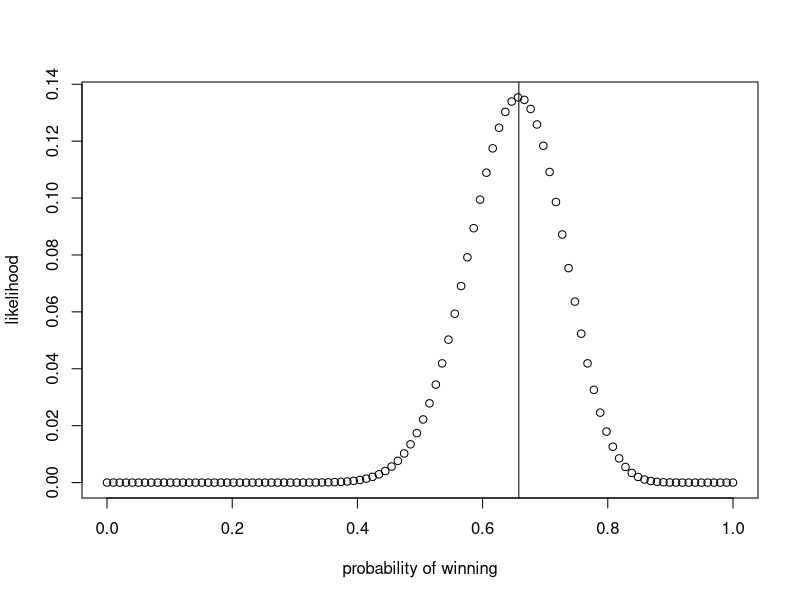
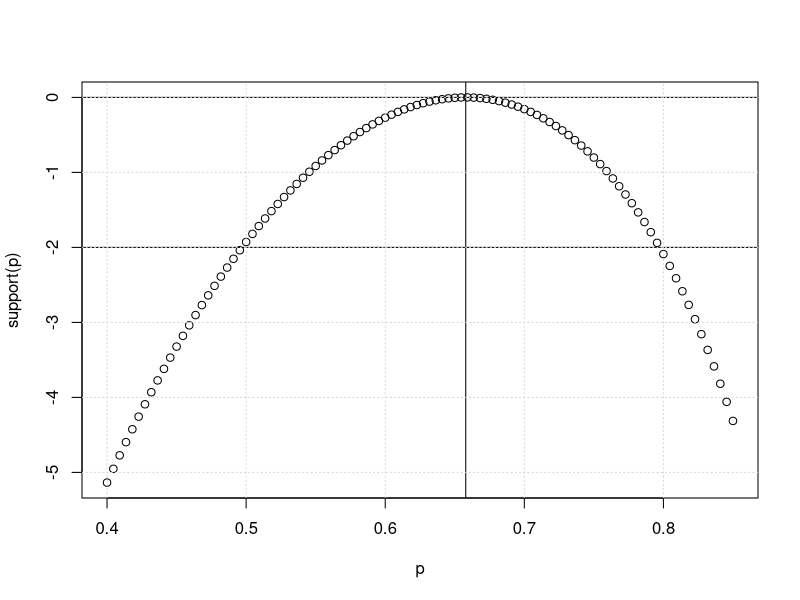
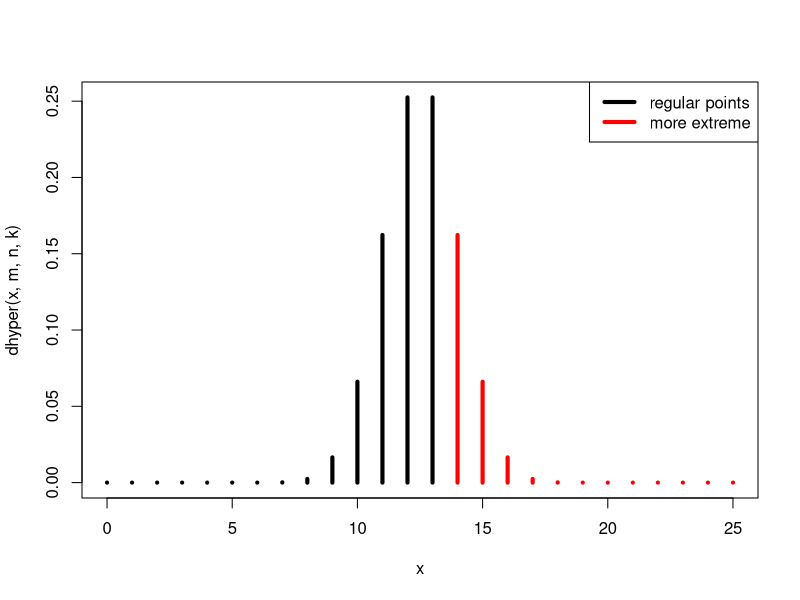
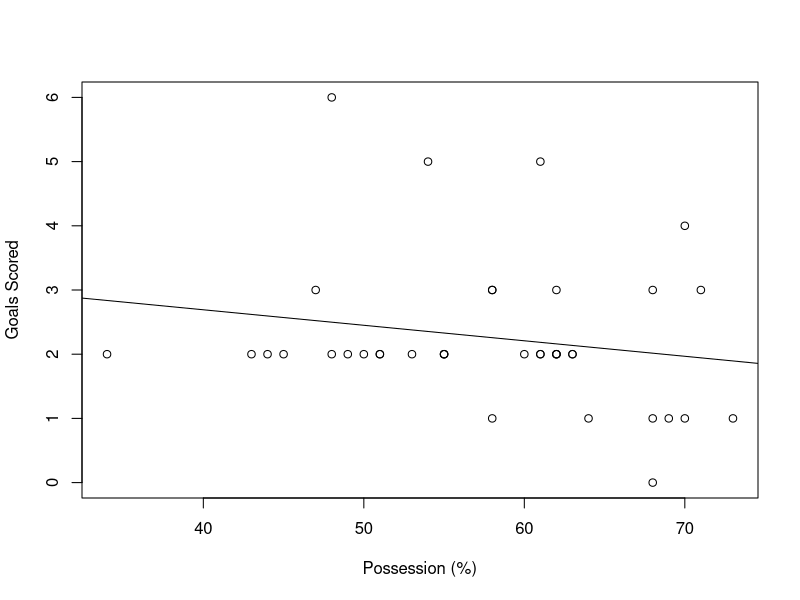

Here is the R script that generated these plots, in order:
## ---- chunk 1
knitr::opts_chunk$set(echo = TRUE)
library(tidyverse)
## ---- chunk 2
lfc <- read.table("LiverpoolFC_2024_25.txt", header = TRUE, sep = ",")
lfc
## ---- chunk 3
home_goals <- lfc$GS[lfc$Venue == "Home"]
away_goals <- lfc$GS[lfc$Venue == "Away"]

home_goals
away_goals
mean(home_goals)
mean(away_goals)
t.test(home_goals, away_goals,alternative = "greater")

## ---- chunk 4
p <- seq(from=0,to=1, len=100)
plot(p,dbinom(25,38,p), xlab="probability of winning", ylab="likelihood")
abline(v=25/38)
## ---- chunk 5
p<-seq(from=0.4,to=0.85,len=100)
support<-function(p){dbinom(25,38,p,log=TRUE)-dbinom(25,38,25/38,log=TRUE)}
plot(p,support(p))
abline(h=-2)
abline(h=0)
abline(v=25/38)
grid()
## ---- chunk 6
f<-function(p){support(p)+2}
uniroot(f,c(0.4,0.6))
## ---- chunk 7
uniroot(f,c(0.75,0.85))
## ---- chunk 8
M = matrix(c(14,11,5,8),2,2)
dimnames(M) <- list(Venue=c("Home","Away"),Result=c("Win","Not Win"))
M
dhyper(14,25,13,19)
sum(dhyper(14:25,25,13,19))

m <- 25  
n <- 13  
k <- 19  

x <- 0:25

plot(x, dhyper(x, m, n, k), type = "h", lwd = 4, col = c(rep("black",14),rep("red",12)))

legend("topright", lwd = 4, col = c("black", "red"), 
       legend = c("regular points", "more extreme"))

fisher.test(M,alternative="greater")
## ---- chunk 9
model <- lm(GS ~ Poss, data = lfc)
model

plot(lfc$Poss, lfc$GS, xlab = "Possession (%)", ylab = "Goals Scored")
abline(model)

summary(model)

